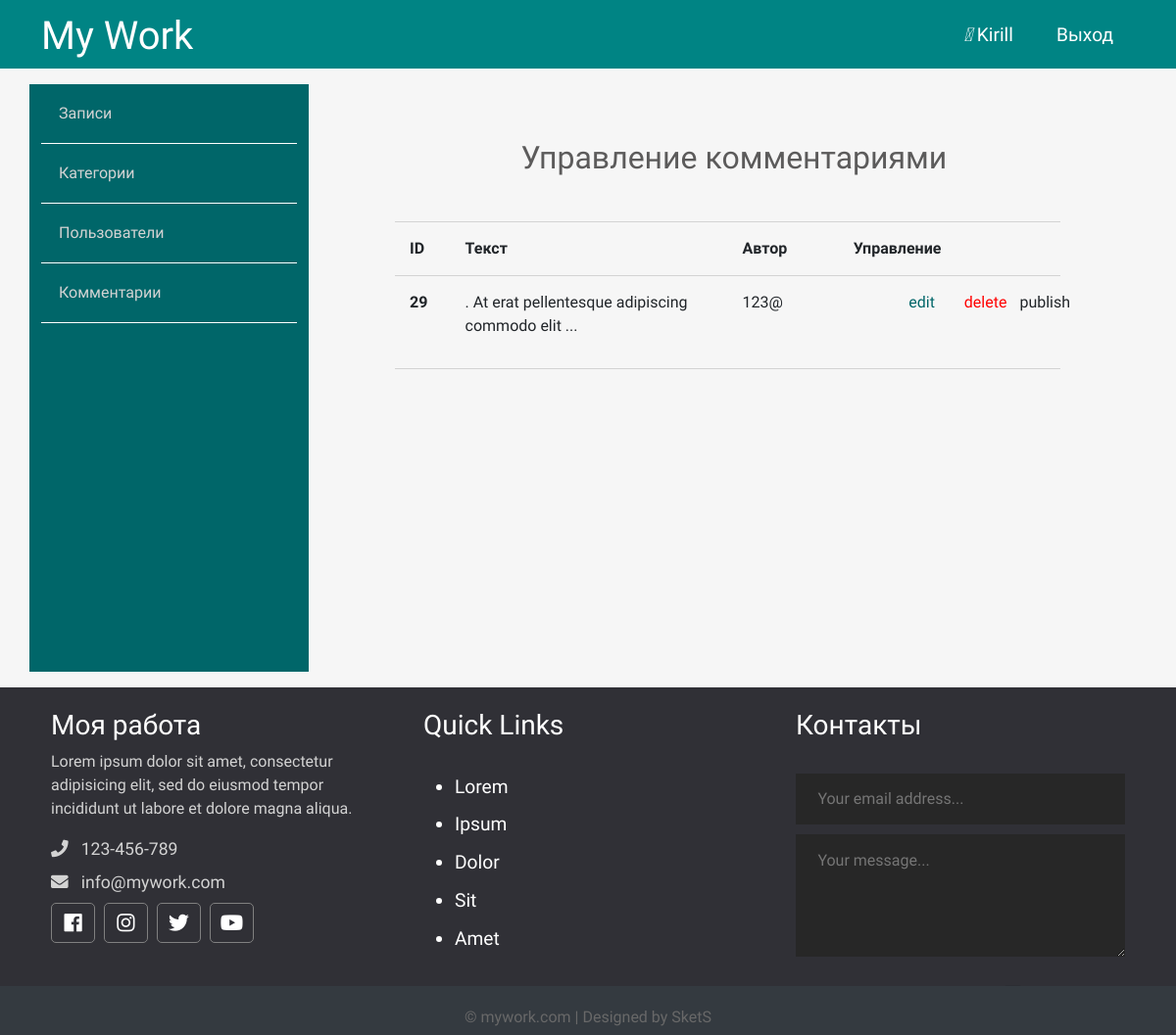
Page /admin/comments/index.php (signed in) on the committed database.
### tables this page shows
CREATE TABLE `comments` (
  `id` int(12) NOT NULL,
  `status` tinyint(4) NOT NULL DEFAULT '0',
  `page` int(10) NOT NULL,
  `email` varchar(110) NOT NULL,
  `comment` text NOT NULL,
  `created_date` datetime NOT NULL DEFAULT CURRENT_TIMESTAMP
);

### app/database/db.php (called while the page is built, shortened)
<?php
require 'connect.php';
function dbCheckError($query){
    $errInfo = $query->errorInfo();
    return true;
}
function selectAll($table, $params = []){
    global $pdo;
    $sql = "SELECT * FROM $table";
    if(!empty($params)){
        $i = 0;
        foreach ($params as $key => $value){
            if (!is_numeric($value)){
                $value = "'".$value."'";
            }
            if ($i === 0){
                $sql = $sql . " WHERE $key=$value";
            }else{
                $sql = $sql . " AND $key=$value";
            }
            $i++;
        }
    }
    $query = $pdo->prepare($sql);
    $query->execute();
    return $query->fetchAll();
}

### app/controllers/commentaries.php (called while the page is built, shortened)
<?php
include_once SITE_ROOT . "/app/database/db.php";
$commentsForAdm = selectAll('comments');

### admin/comments/index.php (the view, shortened to what this page needs)
<?php
        include "../../app/controllers/commentaries.php";
?>
<!doctype html>
<html lang="en">
<head>
    <link href="https://cdn.jsdelivr.net/npm/bootstrap@5.0.0-beta2/dist/css/bootstrap.min.css" rel="stylesheet">
    <link rel="stylesheet" href="https://use.fontawesome.com/releases/v5.7.2/css/all.css"
>
    <link rel="stylesheet" href="../../assets/css/admin.css">
</head>
<body>
<?php include("../../app/include/header-admin.php"); ?>
<div class="container">
<?php include "../../app/include/sidebar-admin.php"; ?>
        <div class="posts col-9">
            <div class="row title-table">
                <h2>Управление комментариями</h2>
                <div class="mb-12 col-12 col-md-12 err">
                </div>
                <div class="col-1">ID</div>
                <div class="col-5">Текст</div>
                <div class="col-2">Автор</div>
                <div class="col-4">Управление</div>
            </div>
            <?php foreach ($commentsForAdm as $key => $comment): ?>
                <div class="row post">
                    <div class="id col-1"><?=$comment['id']; ?></div>
                    <div class="title col-5"><?=mb_substr($comment['comment'], 0, 50, 'UTF-8'). '...'  ?></div>
                    <?php
                        $user = $comment['email'];
                        $user = explode('@', $user);
                        $user = $user[0];
                    ?>
                    <div class="author col-3"><?=$user . "@"; ?></div>
                    <div class="red col-1"><a href="edit.php?id=<?=$comment['id'];?>">edit</a></div>
                    <div class="del col-1"><a href="edit.php?delete_id=<?=$comment['id'];?>">delete</a></div>
                    <?php if ($comment['status']): ?>
                        <div class="status col-1"><a href="edit.php?publish=0&pub_id=<?=$comment['id'];?>">unpublish</a></div>
                    <?php else: ?>
                        <div class="status col-1"><a href="edit.php?publish=1&pub_id=<?=$comment['id'];?>">publish</a></div>
                    <?php endif; ?>
                </div>
            <?php endforeach; ?>
        </div>
    </div>
</div>
<?php include("../../app/include/footer.php"); ?>
</body>
</html>

### assets/css/admin.css (style rules this page uses)
* { font-family: 'Comfortaa', cursive; }
html, h1, h2, h3, h4, h5, h6 { color: #5c5b5b; }
body { background: #f6f6f6; }
a { text-decoration: none; color: inherit; }
.posts { height: 100%; padding: 40px 100px 100px; }
.posts h2 { text-align: center; margin: 2rem 0 0 0.4rem; }
.posts .title-table div { padding: 15px; text-align: left; border-bottom: 1px solid #d3d3d3; font-weight: 700; }
.posts .post div { padding: 15px; text-align: left; border-bottom: 1px solid #d3d3d3; }
.posts .post .red { color: #006669; }
.posts .post .del { color: red; }
.posts .post .id { font-weight: bold; }

### rows in the picture
comments: id "29", comment ". At erat pellentesque adipiscing commodo elit", email "123"

### other values in the picture
$_SESSION['login'] "Kirill"
